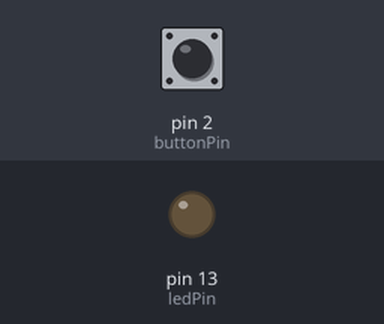
Simulated run of this sketch. Board: Arduino Uno, built with avr-gcc and run on an emulated ATmega328P. Parts: output pins drawn as LEDs (lit = HIGH). The inputs (shaded band) are chosen by the test bench; at power-on: pin 2 (buttonPin) HIGH. What the sketch prints to the serial monitor is not drawn.

Above: at 1.2 s.
1.3 s: pin 2 (buttonPin) pulled LOW for 0.15 s
At 7.1 s:
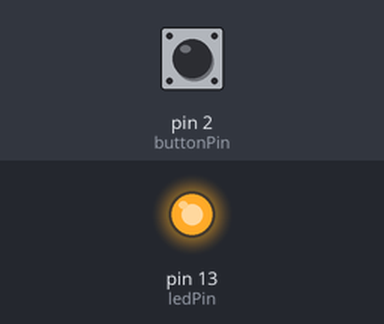
Timing chart, 0 to 10.3 s (numbered marks = the images above; inputs shaded):
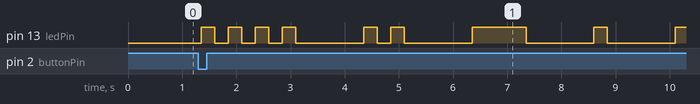

The sketch:

Task1.1P.ino
```cpp
const int ledPin = LED_BUILTIN; // LED pin
const int buttonPin = 2; // Button pin
const int dotDuration = 250; // Duration of a dot
const int dashDuration = 1000; // Duration of a dash
const int letterPause = 1000; // Pause between letters
const int wordPause = 1500; // Pause between words
bool buttonPressed = false;  // State of the button press

// Function to blink a dot
void blinkDot() {
  digitalWrite(ledPin, HIGH);
  delay(dotDuration);
  digitalWrite(ledPin, LOW);
  delay(dotDuration);
  Serial.print("."); // Print dot to Serial Monitor
}

//Similarly the function to blink a dash
void blinkDash() {
  digitalWrite(ledPin, HIGH);
  delay(dashDuration);
  digitalWrite(ledPin, LOW);
  delay(dotDuration);
  Serial.print("-"); // Print dash to Serial Monitor
}

// Function to blink a character in Morse code
void blinkCharacter(char c) {
  switch (c) {
    case 'H':
      blinkDot(); blinkDot(); blinkDot(); blinkDot(); // H: ....
      break;
    case 'I':
      blinkDot(); blinkDot(); // I: ..
      break;
    case 'T':
      blinkDash(); // T: -
      break;
    case 'E':
      blinkDot(); // E: .
      break;
    case 'S':
      blinkDot(); blinkDot(); blinkDot(); // S: ...
      break;
  }
  delay(letterPause); // Pause between letters
  Serial.print(" ");  // Print a space for clarity between characters
}

// Function to blink the name "HITESH" in Morse code
void blinkName() {
  char name[] = {'H', 'I', 'T', 'E', 'S', 'H'};
  int length = sizeof(name) / sizeof(name[0]);

  Serial.print("Morse code of Hitesh is "); // Print the initial message

  for (int i = 0; i < length; i++) {
    blinkCharacter(name[i]);
  }
  delay(wordPause); // Pause between words
  Serial.println(); // Move to the next line in Serial Monitor
}

// Function to check if the button is pressed
bool isButtonPressed() {
  if (digitalRead(buttonPin) == LOW) {
    delay(50); // Debounce delay
    if (digitalRead(buttonPin) == LOW) {
      return true;
    }
  }
  return false;
}

void setup() {
  pinMode(ledPin, OUTPUT);
  pinMode(buttonPin, INPUT_PULLUP); // Enable internal pull-up resistor
  Serial.begin(9600); // Start serial communication
}

void loop() {
  if (isButtonPressed()) {
    blinkName();  // Blink the Morse code for HITESH
  }
}
```

Measured:
- after the input at 1.3 s, pin 13 (ledPin): LOW → HIGH after 0.05 s, → LOW 0.25 s later, → HIGH 0.25 s later, → LOW 0.25 s later, … (17 changes in this stretch)
